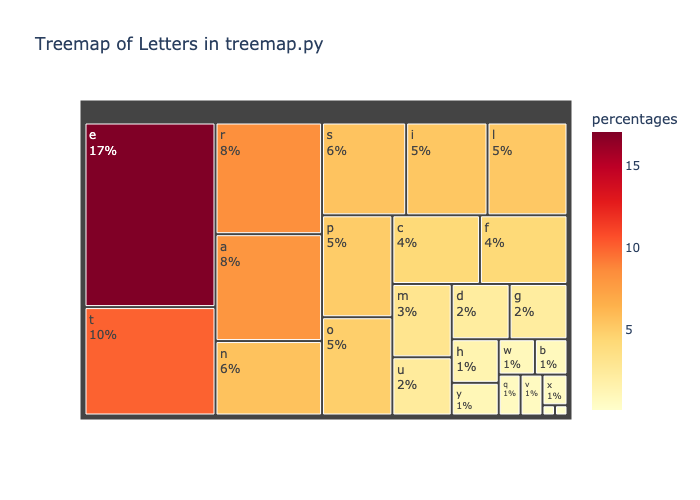

The script that drew this image:
import collections
import plotly.express as px
import pandas as pd

"""
Parses letters in a file and present the occurances in a treemap.
An interactive treemap will be rendered in web browser.
An image file will be saved locally too.

The sample program parses itself.
"""

# The file to parse and present in treemap
fn = "treemap.py"
img = "treemap.png"

def generate_treemap(filename):
    with open(filename, 'r') as file:
        text = file.read().lower()

    # Count the frequency of each letter
    letter_counts = collections.Counter(c for c in text if c.isalpha())

    # Prepare data for the treemap
    letters, frequencies = zip(*sorted(letter_counts.items(), key=lambda item: item[1], reverse=True))
    total_count = sum(frequencies)
    percentages = [f / total_count * 100 for f in frequencies]
    percentages_for_display = [f"{p:.2f}%" for p in percentages]

    # Generate a DataFrame
    df = pd.DataFrame({'letters': letters, 'frequencies': frequencies, 
                       'percentages': percentages, 'percentages_for_display': percentages_for_display})
    # Generate a treemap
    fig = px.treemap(df, path=['letters'], values='frequencies', color='percentages',
                     color_continuous_scale='YlOrRd', title="Treemap of Letters in {}".format(filename),
                     custom_data=['percentages_for_display'])

    fig.update_traces(textinfo='label+percent entry', hovertemplate='Letter: %{label}<br>Count: %{value}<br>Percentage: %{customdata[0]}')
            
    # Show the plot
    fig.show()

    # Save the figure
    fig.write_image(img)

# Call the function with your file
generate_treemap(fn)
